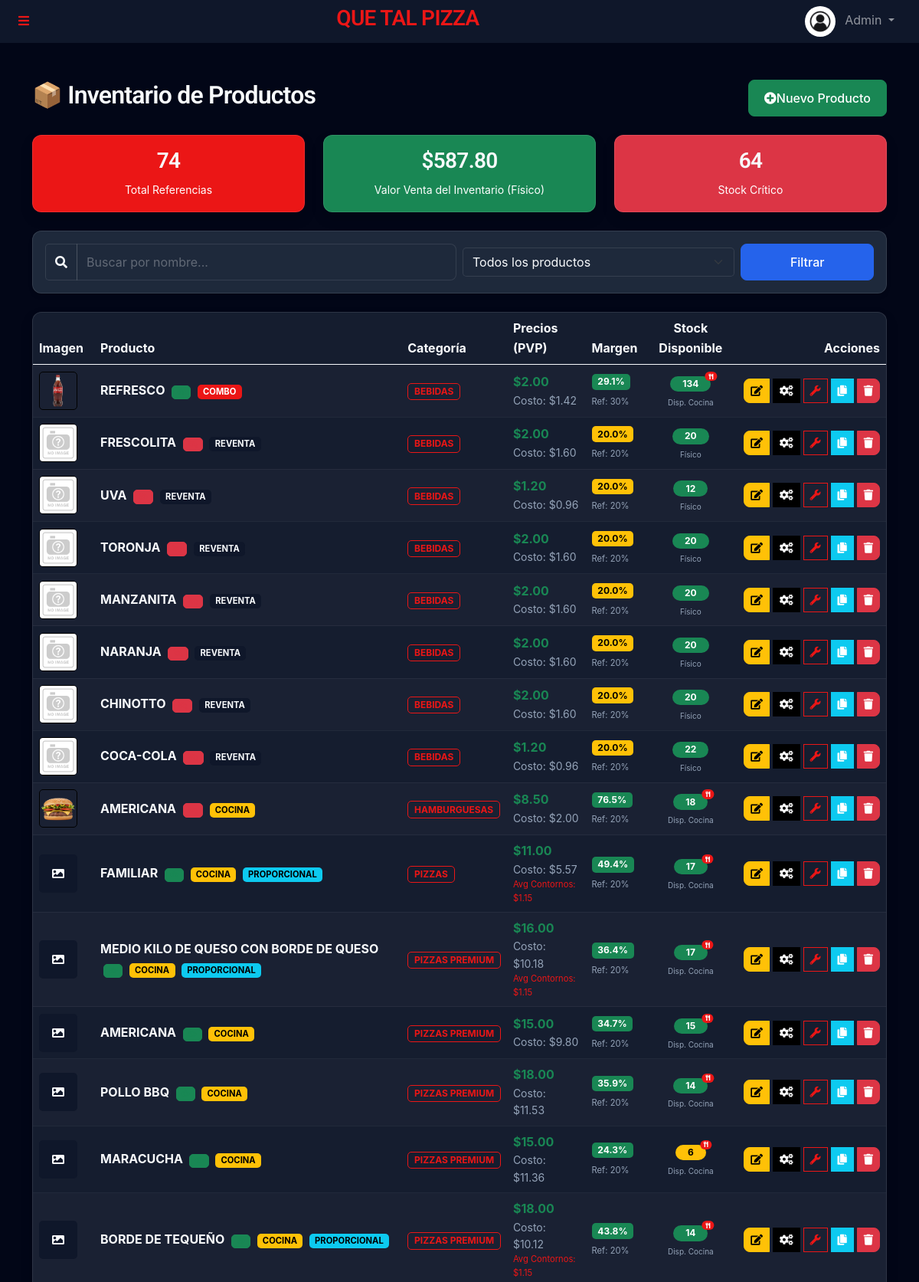
Page /admin/productos.php (signed in, upper part) on the committed database.
### tables this page shows
CREATE TABLE `products` (
  `id` int(11) NOT NULL,
  `name` varchar(100) NOT NULL,
  `description` text DEFAULT NULL,
  `price_usd` decimal(10,2) NOT NULL,
  `price_ves` decimal(10,2) NOT NULL,
  `stock` int(11) NOT NULL,
  `product_type` enum('simple','compound','prepared') DEFAULT 'simple',
  `kitchen_station` enum('pizza','kitchen','bar') DEFAULT 'kitchen',
  `image_url` varchar(255) DEFAULT NULL,
  `created_at` timestamp NULL DEFAULT current_timestamp(),
  `profit_margin` decimal(5,2) NOT NULL DEFAULT 20.00,
  `updated_at` timestamp NULL DEFAULT NULL,
  `linked_manufactured_id` int(11) DEFAULT NULL,
  `max_sides` int(11) DEFAULT 0,
  `contour_logic_type` enum('standard','proportional') DEFAULT 'standard',
  `min_stock` int(11) DEFAULT 5,
  `category_id` int(11) DEFAULT NULL,
  `short_code` varchar(50) DEFAULT NULL,
  `is_visible` tinyint(1) DEFAULT 1
);

CREATE TABLE `categories` (
  `id` int(11) NOT NULL,
  `name` varchar(100) NOT NULL,
  `kitchen_station` enum('pizza','kitchen','bar') DEFAULT 'kitchen',
  `icon` varchar(50) DEFAULT 'fa-tag',
  `description` text DEFAULT NULL,
  `created_at` timestamp NULL DEFAULT current_timestamp()
);

### admin/productos.php (the view, shortened to what the rows shown need)
<?php
require_once '../templates/autoload.php';
$search = $_GET['search'] ?? '';
$filter = $_GET['filter'] ?? '';
if ($filter === 'stock_bajo') {
    $productos = $productManager->getLowStockProducts();
} elseif (!empty($search)) {
    $productos = $productManager->searchProducts($search);
} else {
    $productos = $productManager->getAllProducts();
}
require_once '../templates/header.php';
?>
<div class="container mt-5">
    <div class="d-flex justify-content-between align-items-center mb-4">
        <h2>📦 Inventario de Productos</h2>
    </div>
    <div class="card shadow">
        <div class="card-body p-0">
            <div class="table-responsive">
                <table class="table table-striped table-hover mb-0 align-middle">
                    <thead class="table-dark">
                        <tr>
                            <th style="width: 80px;">Imagen</th>
                            <th>Producto</th>
                            <th>Categoría</th>
                            <th>Precios (PVP)</th>
                            <th>Margen</th>
                            <th class="text-center">Stock Disponible</th>
                            <th class="text-end">Acciones</th>
                        </tr>
                    </thead>
                    <tbody>
                        <?php if (!empty($productos)): ?>
                            <?php foreach ($productos as $producto): ?>
                                <tr>
                                    <td>
                                        <?php if (!empty($producto['image_url']) && file_exists("../" . $producto['image_url'])): ?>
                                            <img src="../<?= htmlspecialchars($producto['image_url']) ?>" class="rounded border"
                                                width="50" height="50" style="object-fit: cover;">
                                        <?php else: ?>
                                            <div class="bg-secondary text-white rounded d-flex align-items-center justify-content-center"
                                                style="width: 50px; height: 50px;">
                                                <i class="fa fa-image"></i>
                                            </div>
                                        <?php endif; ?>
                                    </td>
                                    <td>
                                        <span class="fw-bold"><?= htmlspecialchars($producto['name']) ?></span>
                                        <?php if ($producto['is_visible']): ?>
                                            <span class="badge bg-success bg-opacity-10 text-success border border-success ms-1" style="font-size: 0.6em;" title="Visible en tienda">
                                                <i class="fa fa-eye"></i>
                                            </span>
                                        <?php else: ?>
                                            <span class="badge bg-danger bg-opacity-10 text-danger border border-danger ms-1" style="font-size: 0.6em;" title="Oculto en tienda">
                                                <i class="fa fa-eye-slash"></i>
                                            </span>
                                        <?php endif; ?>
                                        <?php if ($producto['product_type'] === 'prepared'): ?>
                                            <span class="badge bg-warning text-dark ms-1" style="font-size: 0.7em;">COCINA</span>
                                        <?php elseif ($producto['product_type'] === 'simple'): ?>
                                            <span class="badge bg-secondary ms-1" style="font-size: 0.7em;">REVENTA</span>
                                        <?php elseif ($producto['product_type'] === 'compound'): ?>
                                            <span class="badge bg-primary ms-1" style="font-size: 0.7em;">COMBO</span>
                                        <?php endif; ?>
                                        <?php if (($producto['contour_logic_type'] ?? 'standard') === 'proportional'): ?>
                                            <span class="badge bg-info text-dark ms-1" style="font-size: 0.7em;"
                                                title="Lógica de contornos dividida">PROPORCIONAL</span>
                                        <?php endif; ?>
                                        <br>
                                    </td>
                                    <td>
                                        <?php if (!empty($producto['category_name'])): ?>
                                            <span class="badge bg-outline-primary text-primary border border-primary">
                                                <?= htmlspecialchars($producto['category_name']) ?>
                                            </span>
                                        <?php else: ?>
                                            <span class="text-muted small">Sin Cat.</span>
                                        <?php endif; ?>
                                    </td>
                                    <td>
                                        <?php
                                            $costBreakdown = $productManager->calculateProductCost($producto['id'], 0, true);
                                            $totalCosto = $costBreakdown['total'];
                                            $price = floatval($producto['price_usd']);
                                            $profit = $price - $totalCosto;
                                            $realMargin = ($price > 0) ? ($profit / $price) * 100 : 0;
                                        ?>
                                        <div class="d-flex flex-column">
                                            <span class="fw-bold text-success" title="Precio de Venta">$<?= number_format($producto['price_usd'], 2) ?></span>
                                            <span class="small text-muted" title="Costo de Producción">Costo: $<?= number_format($totalCosto, 2) ?></span>
                                            <?php if ($costBreakdown['sides'] > 0): ?>
                                                <span class="text-primary" style="font-size: 0.7em;" title="Costo promedio de contornos">
                                                    Avg Contornos: $<?= number_format($costBreakdown['sides'], 2) ?>
                                                </span>
                                            <?php endif; ?>
                                        </div>
                                    </td>
                                    <td>
                                        <span class="badge <?= $realMargin > 20 ? 'bg-success' : ($realMargin > 10 ? 'bg-warning text-dark' : 'bg-danger') ?>">
                                            <?= number_format($realMargin, 1) ?>%
                                        </span>
                                        <br>
                                        <small class="text-muted" style="font-size: 0.7em;">Ref: <?= number_format($producto['profit_margin'], 0) ?>%</small>
                                    </td>
                                    <td class="text-center">
                                        <?php
                                        $stockMostrar = 0;
                                        $esVirtual = false;
                                        if ($producto['product_type'] === 'simple') {
                                            $stockMostrar = $producto['stock'];
                                            $esVirtual = false;
                                        } else {
                                            $stockMostrar = $productManager->getVirtualStock($producto['id']);
                                            $esVirtual = true;
                                        }
                                        $stockClass = 'bg-success';
                                        $min = $producto['min_stock'] ?? 5;
                                        if ($stockMostrar <= $min)
                                            $stockClass = 'bg-danger';
                                        elseif ($stockMostrar <= ($min * 2))
                                            $stockClass = 'bg-warning text-dark';
                                        ?>
                                        <span class="badge <?= $stockClass ?> rounded-pill px-3 position-relative">
                                            <?= $stockMostrar ?>
                                            <?php if ($esVirtual): ?>
                                                <span
                                                    class="position-absolute top-0 start-100 translate-middle badge rounded-pill bg-primary"
                                                    style="font-size: 0.6em;" title="Calculado según ingredientes disponibles">
                                                    <i class="fa fa-utensils"></i>
                                                </span>
                                            <?php endif; ?>
                                        </span>
                                        <div style="font-size: 10px;" class="text-muted mt-1">
                                            <?= $esVirtual ? 'Disp. Cocina' : 'Físico' ?>
                                        </div>
                                    </td>
                                    <td class="text-end">
                                        <div class="btn-group">
                                            <a href="edit_product.php?id=<?= $producto['id'] ?>" class="btn btn-sm btn-warning"
                                                title="Editar">
                                                <i class="fa fa-edit"></i>
                                            </a>
                                            <a href="configurar_receta.php?id=<?= $producto['id'] ?>"
                                                class="btn btn-sm btn-dark ms-1" title="Configurar Receta">
                                                <i class="fa fa-cogs"></i>
                                            </a>
                                            <a href="configurar_defecto.php?id=<?= $producto['id'] ?>"
                                                class="btn btn-sm btn-outline-primary ms-1" title="Configurar Defectos">
                                                <i class="fa fa-wrench"></i>
                                            </a>
                                            <button type="button" class="btn btn-sm btn-info ms-1 text-white btn-duplicate"
                                                title="Duplicar" data-url="duplicate_product.php?id=<?= $producto['id'] ?>"
                                                data-name="<?= htmlspecialchars($producto['name']) ?>">
                                                <i class="fa fa-copy"></i>
                                            </button>
                                            <button type="button" class="btn btn-sm btn-danger ms-1 btn-delete" title="Eliminar"
                                                data-url="delete_product.php?id=<?= $producto['id'] ?>"
                                                data-name="<?= htmlspecialchars($producto['name']) ?>">
                                                <i class="fa fa-trash"></i>
                                            </button>
                                        </div>
                                    </td>
                                </tr>
                            <?php endforeach; ?>
                        <?php endif; ?>
                    </tbody>
                </table>
            </div>
        </div>
    </div>
</div>
<?php require_once '../templates/footer.php'; ?>

### rows in the picture
products: image_url (picture), name "REFRESCO", is_visible 1 (drawn), product_type "COMBO", category.name "BEBIDAS", price_usd "2.00", totalCosto "1.42", price_usd "29.1", profit_margin "30", stockMostrar "134"
products: image_url (placeholder picture), name "FRESCOLITA", is_visible 0 (drawn), product_type "REVENTA", category.name "BEBIDAS", price_usd "2.00", totalCosto "1.60", price_usd "20.0", profit_margin "20", stock "20"
products: image_url (placeholder picture), name "UVA", is_visible 0 (drawn), product_type "REVENTA", category.name "BEBIDAS", price_usd "1.20", totalCosto "0.96", price_usd "20.0", profit_margin "20", stock "12"
products: image_url (placeholder picture), name "TORONJA", is_visible 0 (drawn), product_type "REVENTA", category.name "BEBIDAS", price_usd "2.00", totalCosto "1.60", price_usd "20.0", profit_margin "20", stock "20"
products: image_url (placeholder picture), name "MANZANITA", is_visible 0 (drawn), product_type "REVENTA", category.name "BEBIDAS", price_usd "2.00", totalCosto "1.60", price_usd "20.0", profit_margin "20", stock "20"
products: image_url (placeholder picture), name "NARANJA", is_visible 0 (drawn), product_type "REVENTA", category.name "BEBIDAS", price_usd "2.00", totalCosto "1.60", price_usd "20.0", profit_margin "20", stock "20"
products: image_url (placeholder picture), name "CHINOTTO", is_visible 0 (drawn), product_type "REVENTA", category.name "BEBIDAS", price_usd "2.00", totalCosto "1.60", price_usd "20.0", profit_margin "20", stock "20"
products: image_url (placeholder picture), name "COCA-COLA", is_visible 0 (drawn), product_type "REVENTA", category.name "BEBIDAS", price_usd "1.20", totalCosto "0.96", price_usd "20.0", profit_margin "20", stock "22"
products: image_url (picture), name "AMERICANA", is_visible 0 (drawn), product_type "COCINA", category.name "HAMBURGUESAS", price_usd "8.50", totalCosto "2.00", price_usd "76.5", profit_margin "20", stockMostrar "18"
products: name "FAMILIAR", is_visible 1 (drawn), product_type "COCINA", contour_logic_type "PROPORCIONAL", category.name "PIZZAS", price_usd "11.00", totalCosto "5.57", sides "1.15", price_usd "49.4", profit_margin "20", stockMostrar "17"
products: name "MEDIO KILO DE QUESO CON BORDE DE QUESO", is_visible 1 (drawn), product_type "COCINA", contour_logic_type "PROPORCIONAL", category.name "PIZZAS PREMIUM", price_usd "16.00", totalCosto "10.18", sides "1.15", price_usd "36.4", profit_margin "20", stockMostrar "17"
products: name "AMERICANA", is_visible 1 (drawn), product_type "COCINA", category.name "PIZZAS PREMIUM", price_usd "15.00", totalCosto "9.80", price_usd "34.7", profit_margin "20", stockMostrar "15"
products: name "POLLO BBQ", is_visible 1 (drawn), product_type "COCINA", category.name "PIZZAS PREMIUM", price_usd "18.00", totalCosto "11.53", price_usd "35.9", profit_margin "20", stockMostrar "14"
products: name "MARACUCHA", is_visible 1 (drawn), product_type "COCINA", category.name "PIZZAS PREMIUM", price_usd "15.00", totalCosto "11.36", price_usd "24.3", profit_margin "20", stockMostrar "6"
products: name "BORDE DE TEQUEÑO", is_visible 1 (drawn), product_type "COCINA", contour_logic_type "PROPORCIONAL", category.name "PIZZAS PREMIUM", price_usd "18.00", totalCosto "10.12", sides "1.15", price_usd "43.8", profit_margin "20", stockMostrar "14"

### other values in the picture
$GLOBALS['site_name'] "QUE TAL PIZZA"
$user_role "Admin"
$totalProductos "74"
$valorInventarioUsd "587.80"
$itemsCriticos "64"
